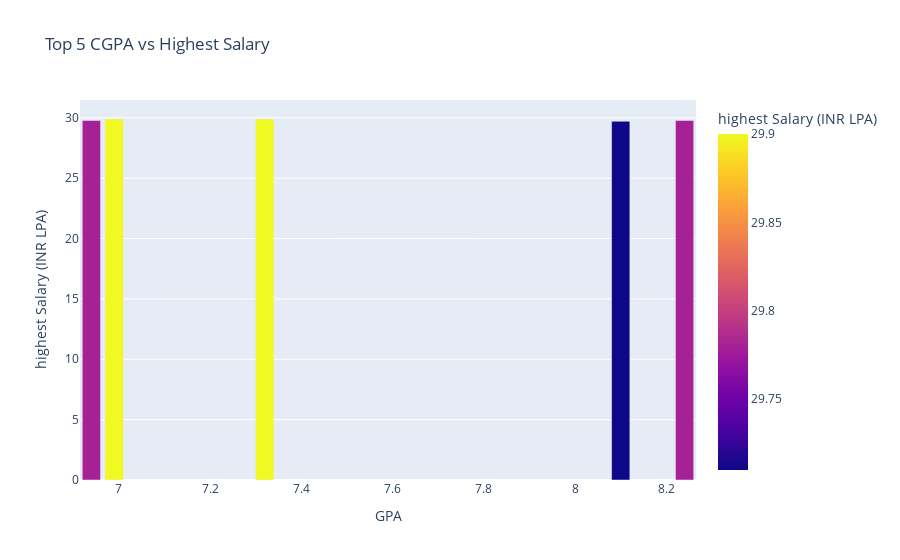

Source (notebook cell):
### Code cell
# Top 5 CGPA vs Highest Salary
data = df.groupby('CGPA')['Salary (INR LPA)'].max().reset_index().sort_values(by='Salary (INR LPA)', ascending=False).head(5)
data.columns = ['GPA', 'highest Salary (INR LPA)']
fig = px.bar(data, x='GPA', y='highest Salary (INR LPA)', title='Top 5 CGPA vs Highest Salary', color='highest Salary (INR LPA)')
fig.show()

### Figure 1 — Plotly figure (JSON) as saved in the notebook; plotly's stock layout.template omitted (floating-point values rounded to 4 significant figures)
{"data": [{"hovertemplate": "GPA=%{x}<br>highest Salary (INR LPA)=%{marker.color}<extra></extra>", "legendgroup": "", "marker": {"color": [29.9, 29.9, 29.78, 29.78, 29.71], "coloraxis": "coloraxis", "pattern": {"shape": ""}}, "name": "", "orientation": "v", "showlegend": false, "textposition": "auto", "type": "bar", "x": [7.32, 6.99, 6.94, 8.24, 8.1], "xaxis": "x", "y": [29.9, 29.9, 29.78, 29.78, 29.71], "yaxis": "y"}], "layout": {"barmode": "relative", "coloraxis": {"colorbar": {"title": {"text": "highest Salary (INR LPA)"}}, "colorscale": [[0, "#0d0887"], [0.1111, "#46039f"], [0.2222, "#7201a8"], [0.3333, "#9c179e"], [0.4444, "#bd3786"], [0.5556, "#d8576b"], [0.6667, "#ed7953"], [0.7778, "#fb9f3a"], [0.8889, "#fdca26"], [1, "#f0f921"]]}, "legend": {"tracegroupgap": 0}, "title": {"text": "Top 5 CGPA vs Highest Salary"}, "xaxis": {"anchor": "y", "domain": [0, 1], "title": {"text": "GPA"}}, "yaxis": {"anchor": "x", "domain": [0, 1], "title": {"text": "highest Salary (INR LPA)"}}}}
